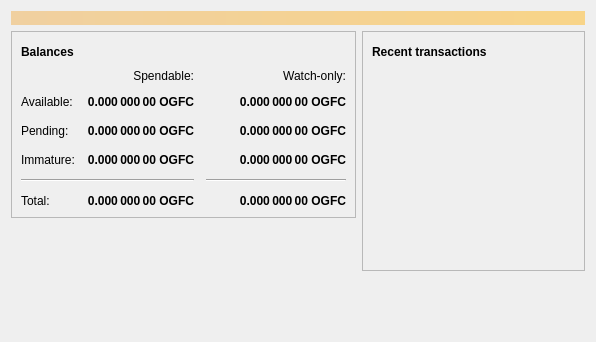
<?xml version="1.0" encoding="UTF-8"?>
<ui version="4.0">
 <class>OverviewPage</class>
 <widget class="QWidget" name="OverviewPage">
  <property name="geometry">
   <rect>
    <x>0</x>
    <y>0</y>
    <width>596</width>
    <height>342</height>
   </rect>
  </property>
  <property name="windowTitle">
   <string>Form</string>
  </property>
  <layout class="QVBoxLayout" name="topLayout">
   <item>
    <widget class="QLabel" name="labelAlerts">
     <property name="visible">
      <bool>false</bool>
     </property>
     <property name="styleSheet">
      <string notr="true">QLabel { background-color: qlineargradient(x1: 0, y1: 0, x2: 1, y2: 0, stop:0 #F0D0A0, stop:1 #F8D488); color:#000000; }</string>
     </property>
     <property name="wordWrap">
      <bool>true</bool>
     </property>
     <property name="margin">
      <number>3</number>
     </property>
     <property name="textInteractionFlags">
      <set>Qt::TextSelectableByMouse</set>
     </property>
    </widget>
   </item>
   <item>
    <layout class="QHBoxLayout" name="horizontalLayout" stretch="1,1">
     <item>
      <layout class="QVBoxLayout" name="verticalLayout_2">
       <item>
        <widget class="QFrame" name="frame">
         <property name="frameShape">
          <enum>QFrame::StyledPanel</enum>
         </property>
         <property name="frameShadow">
          <enum>QFrame::Raised</enum>
         </property>
         <layout class="QVBoxLayout" name="verticalLayout_4">
          <item>
           <layout class="QHBoxLayout" name="horizontalLayout_4">
            <item>
             <widget class="QLabel" name="label_5">
              <property name="font">
               <font>
                <weight>75</weight>
                <bold>true</bold>
               </font>
              </property>
              <property name="text">
               <string>Balances</string>
              </property>
             </widget>
            </item>
            <item>
             <widget class="QPushButton" name="labelWalletStatus">
              <property name="enabled">
               <bool>true</bool>
              </property>
              <property name="maximumSize">
               <size>
                <width>30</width>
                <height>16777215</height>
               </size>
              </property>
              <property name="toolTip">
               <string>The displayed information may be out of date. Your wallet automatically synchronizes with the ogfuncoin network after a connection is established, but this process has not completed yet.</string>
              </property>
              <property name="text">
               <string/>
              </property>
              <property name="icon">
               <iconset resource="../ogfuncoin.qrc">
                <normaloff>:/icons/warning</normaloff>
                <disabledoff>:/icons/warning</disabledoff>:/icons/warning</iconset>
              </property>
              <property name="iconSize">
               <size>
                <width>24</width>
                <height>24</height>
               </size>
              </property>
              <property name="flat">
               <bool>true</bool>
              </property>
             </widget>
            </item>
            <item>
             <spacer name="horizontalSpacer_3">
              <property name="orientation">
               <enum>Qt::Horizontal</enum>
              </property>
              <property name="sizeHint" stdset="0">
               <size>
                <width>40</width>
                <height>20</height>
               </size>
              </property>
             </spacer>
            </item>
           </layout>
          </item>
          <item>
           <layout class="QGridLayout" name="gridLayout">
            <property name="spacing">
             <number>12</number>
            </property>
            <item row="2" column="2">
             <widget class="QLabel" name="labelWatchPending">
              <property name="font">
               <font>
                <weight>75</weight>
                <bold>true</bold>
               </font>
              </property>
              <property name="cursor">
               <cursorShape>IBeamCursor</cursorShape>
              </property>
              <property name="toolTip">
               <string>Unconfirmed transactions to watch-only addresses</string>
              </property>
              <property name="text">
               <string notr="true">0.000 000 00 OGFC</string>
              </property>
              <property name="alignment">
               <set>Qt::AlignRight|Qt::AlignTrailing|Qt::AlignVCenter</set>
              </property>
              <property name="textInteractionFlags">
               <set>Qt::LinksAccessibleByMouse|Qt::TextSelectableByKeyboard|Qt::TextSelectableByMouse</set>
              </property>
             </widget>
            </item>
            <item row="2" column="1">
             <widget class="QLabel" name="labelUnconfirmed">
              <property name="font">
               <font>
                <weight>75</weight>
                <bold>true</bold>
               </font>
              </property>
              <property name="cursor">
               <cursorShape>IBeamCursor</cursorShape>
              </property>
              <property name="toolTip">
               <string>Total of transactions that have yet to be confirmed, and do not yet count toward the spendable balance</string>
              </property>
              <property name="text">
               <string notr="true">0.000 000 00 OGFC</string>
              </property>
              <property name="alignment">
               <set>Qt::AlignRight|Qt::AlignTrailing|Qt::AlignVCenter</set>
              </property>
              <property name="textInteractionFlags">
               <set>Qt::LinksAccessibleByMouse|Qt::TextSelectableByKeyboard|Qt::TextSelectableByMouse</set>
              </property>
             </widget>
            </item>
            <item row="3" column="2">
             <widget class="QLabel" name="labelWatchImmature">
              <property name="font">
               <font>
                <weight>75</weight>
                <bold>true</bold>
               </font>
              </property>
              <property name="cursor">
               <cursorShape>IBeamCursor</cursorShape>
              </property>
              <property name="toolTip">
               <string>Mined balance in watch-only addresses that has not yet matured</string>
              </property>
              <property name="text">
               <string notr="true">0.000 000 00 OGFC</string>
              </property>
              <property name="alignment">
               <set>Qt::AlignRight|Qt::AlignTrailing|Qt::AlignVCenter</set>
              </property>
              <property name="textInteractionFlags">
               <set>Qt::LinksAccessibleByMouse|Qt::TextSelectableByKeyboard|Qt::TextSelectableByMouse</set>
              </property>
             </widget>
            </item>
            <item row="4" column="0" colspan="2">
             <widget class="Line" name="line">
              <property name="orientation">
               <enum>Qt::Horizontal</enum>
              </property>
             </widget>
            </item>
            <item row="4" column="2">
             <widget class="Line" name="lineWatchBalance">
              <property name="sizePolicy">
               <sizepolicy hsizetype="Preferred" vsizetype="Fixed">
                <horstretch>0</horstretch>
                <verstretch>0</verstretch>
               </sizepolicy>
              </property>
              <property name="minimumSize">
               <size>
                <width>140</width>
                <height>0</height>
               </size>
              </property>
              <property name="orientation">
               <enum>Qt::Horizontal</enum>
              </property>
             </widget>
            </item>
            <item row="5" column="0">
             <widget class="QLabel" name="labelTotalText">
              <property name="text">
               <string>Total:</string>
              </property>
             </widget>
            </item>
            <item row="3" column="1">
             <widget class="QLabel" name="labelImmature">
              <property name="font">
               <font>
                <weight>75</weight>
                <bold>true</bold>
               </font>
              </property>
              <property name="cursor">
               <cursorShape>IBeamCursor</cursorShape>
              </property>
              <property name="toolTip">
               <string>Mined balance that has not yet matured</string>
              </property>
              <property name="text">
               <string notr="true">0.000 000 00 OGFC</string>
              </property>
              <property name="alignment">
               <set>Qt::AlignRight|Qt::AlignTrailing|Qt::AlignVCenter</set>
              </property>
              <property name="textInteractionFlags">
               <set>Qt::LinksAccessibleByMouse|Qt::TextSelectableByKeyboard|Qt::TextSelectableByMouse</set>
              </property>
             </widget>
            </item>
            <item row="2" column="3">
             <spacer name="horizontalSpacer_2">
              <property name="orientation">
               <enum>Qt::Horizontal</enum>
              </property>
              <property name="sizeHint" stdset="0">
               <size>
                <width>40</width>
                <height>20</height>
               </size>
              </property>
             </spacer>
            </item>
            <item row="3" column="0">
             <widget class="QLabel" name="labelImmatureText">
              <property name="text">
               <string>Immature:</string>
              </property>
             </widget>
            </item>
            <item row="5" column="1">
             <widget class="QLabel" name="labelTotal">
              <property name="font">
               <font>
                <weight>75</weight>
                <bold>true</bold>
               </font>
              </property>
              <property name="cursor">
               <cursorShape>IBeamCursor</cursorShape>
              </property>
              <property name="toolTip">
               <string>Your current total balance</string>
              </property>
              <property name="text">
               <string notr="true">0.000 000 00 OGFC</string>
              </property>
              <property name="alignment">
               <set>Qt::AlignRight|Qt::AlignTrailing|Qt::AlignVCenter</set>
              </property>
              <property name="textInteractionFlags">
               <set>Qt::LinksAccessibleByMouse|Qt::TextSelectableByKeyboard|Qt::TextSelectableByMouse</set>
              </property>
             </widget>
            </item>
            <item row="5" column="2">
             <widget class="QLabel" name="labelWatchTotal">
              <property name="font">
               <font>
                <weight>75</weight>
                <bold>true</bold>
               </font>
              </property>
              <property name="cursor">
               <cursorShape>IBeamCursor</cursorShape>
              </property>
              <property name="toolTip">
               <string>Current total balance in watch-only addresses</string>
              </property>
              <property name="text">
               <string notr="true">0.000 000 00 OGFC</string>
              </property>
              <property name="alignment">
               <set>Qt::AlignRight|Qt::AlignTrailing|Qt::AlignVCenter</set>
              </property>
              <property name="textInteractionFlags">
               <set>Qt::LinksAccessibleByMouse|Qt::TextSelectableByKeyboard|Qt::TextSelectableByMouse</set>
              </property>
             </widget>
            </item>
            <item row="0" column="2">
             <widget class="QLabel" name="labelWatchonly">
              <property name="text">
               <string>Watch-only:</string>
              </property>
              <property name="alignment">
               <set>Qt::AlignRight|Qt::AlignTrailing|Qt::AlignVCenter</set>
              </property>
             </widget>
            </item>
            <item row="1" column="0">
             <widget class="QLabel" name="labelBalanceText">
              <property name="text">
               <string>Available:</string>
              </property>
             </widget>
            </item>
            <item row="1" column="1">
             <widget class="QLabel" name="labelBalance">
              <property name="font">
               <font>
                <weight>75</weight>
                <bold>true</bold>
               </font>
              </property>
              <property name="cursor">
               <cursorShape>IBeamCursor</cursorShape>
              </property>
              <property name="toolTip">
               <string>Your current spendable balance</string>
              </property>
              <property name="text">
               <string notr="true">0.000 000 00 OGFC</string>
              </property>
              <property name="alignment">
               <set>Qt::AlignRight|Qt::AlignTrailing|Qt::AlignVCenter</set>
              </property>
              <property name="textInteractionFlags">
               <set>Qt::LinksAccessibleByMouse|Qt::TextSelectableByKeyboard|Qt::TextSelectableByMouse</set>
              </property>
             </widget>
            </item>
            <item row="1" column="2">
             <widget class="QLabel" name="labelWatchAvailable">
              <property name="font">
               <font>
                <weight>75</weight>
                <bold>true</bold>
               </font>
              </property>
              <property name="cursor">
               <cursorShape>IBeamCursor</cursorShape>
              </property>
              <property name="toolTip">
               <string>Your current balance in watch-only addresses</string>
              </property>
              <property name="text">
               <string notr="true">0.000 000 00 OGFC</string>
              </property>
              <property name="alignment">
               <set>Qt::AlignRight|Qt::AlignTrailing|Qt::AlignVCenter</set>
              </property>
              <property name="textInteractionFlags">
               <set>Qt::LinksAccessibleByMouse|Qt::TextSelectableByKeyboard|Qt::TextSelectableByMouse</set>
              </property>
             </widget>
            </item>
            <item row="2" column="0">
             <widget class="QLabel" name="labelPendingText">
              <property name="text">
               <string>Pending:</string>
              </property>
             </widget>
            </item>
            <item row="0" column="1">
             <widget class="QLabel" name="labelSpendable">
              <property name="text">
               <string>Spendable:</string>
              </property>
              <property name="alignment">
               <set>Qt::AlignRight|Qt::AlignTrailing|Qt::AlignVCenter</set>
              </property>
             </widget>
            </item>
           </layout>
          </item>
         </layout>
        </widget>
       </item>
       <item>
        <spacer name="verticalSpacer">
         <property name="orientation">
          <enum>Qt::Vertical</enum>
         </property>
         <property name="sizeHint" stdset="0">
          <size>
           <width>20</width>
           <height>40</height>
          </size>
         </property>
        </spacer>
       </item>
      </layout>
     </item>
     <item>
      <layout class="QVBoxLayout" name="verticalLayout_3">
       <item>
        <widget class="QFrame" name="frame_2">
         <property name="frameShape">
          <enum>QFrame::StyledPanel</enum>
         </property>
         <property name="frameShadow">
          <enum>QFrame::Raised</enum>
         </property>
         <layout class="QVBoxLayout" name="verticalLayout">
          <item>
           <layout class="QHBoxLayout" name="horizontalLayout_2">
            <item>
             <widget class="QLabel" name="label_4">
              <property name="font">
               <font>
                <weight>75</weight>
                <bold>true</bold>
               </font>
              </property>
              <property name="text">
               <string>Recent transactions</string>
              </property>
             </widget>
            </item>
            <item>
             <widget class="QPushButton" name="labelTransactionsStatus">
              <property name="enabled">
               <bool>true</bool>
              </property>
              <property name="maximumSize">
               <size>
                <width>30</width>
                <height>16777215</height>
               </size>
              </property>
              <property name="toolTip">
               <string>The displayed information may be out of date. Your wallet automatically synchronizes with the ogfuncoin network after a connection is established, but this process has not completed yet.</string>
              </property>
              <property name="text">
               <string/>
              </property>
              <property name="icon">
               <iconset resource="../ogfuncoin.qrc">
                <normaloff>:/icons/warning</normaloff>
                <disabledoff>:/icons/warning</disabledoff>:/icons/warning</iconset>
              </property>
              <property name="iconSize">
               <size>
                <width>24</width>
                <height>24</height>
               </size>
              </property>
              <property name="flat">
               <bool>true</bool>
              </property>
             </widget>
            </item>
            <item>
             <spacer name="horizontalSpacer">
              <property name="orientation">
               <enum>Qt::Horizontal</enum>
              </property>
              <property name="sizeHint" stdset="0">
               <size>
                <width>40</width>
                <height>20</height>
               </size>
              </property>
             </spacer>
            </item>
           </layout>
          </item>
          <item>
           <widget class="QListView" name="listTransactions">
            <property name="styleSheet">
             <string notr="true">QListView { background: transparent; }</string>
            </property>
            <property name="frameShape">
             <enum>QFrame::NoFrame</enum>
            </property>
            <property name="verticalScrollBarPolicy">
             <enum>Qt::ScrollBarAlwaysOff</enum>
            </property>
            <property name="horizontalScrollBarPolicy">
             <enum>Qt::ScrollBarAlwaysOff</enum>
            </property>
            <property name="selectionMode">
             <enum>QAbstractItemView::NoSelection</enum>
            </property>
           </widget>
          </item>
         </layout>
        </widget>
       </item>
       <item>
        <spacer name="verticalSpacer_2">
         <property name="orientation">
          <enum>Qt::Vertical</enum>
         </property>
         <property name="sizeHint" stdset="0">
          <size>
           <width>20</width>
           <height>40</height>
          </size>
         </property>
        </spacer>
       </item>
      </layout>
     </item>
    </layout>
   </item>
  </layout>
 </widget>
 <resources/>
 <connections/>
</ui>
